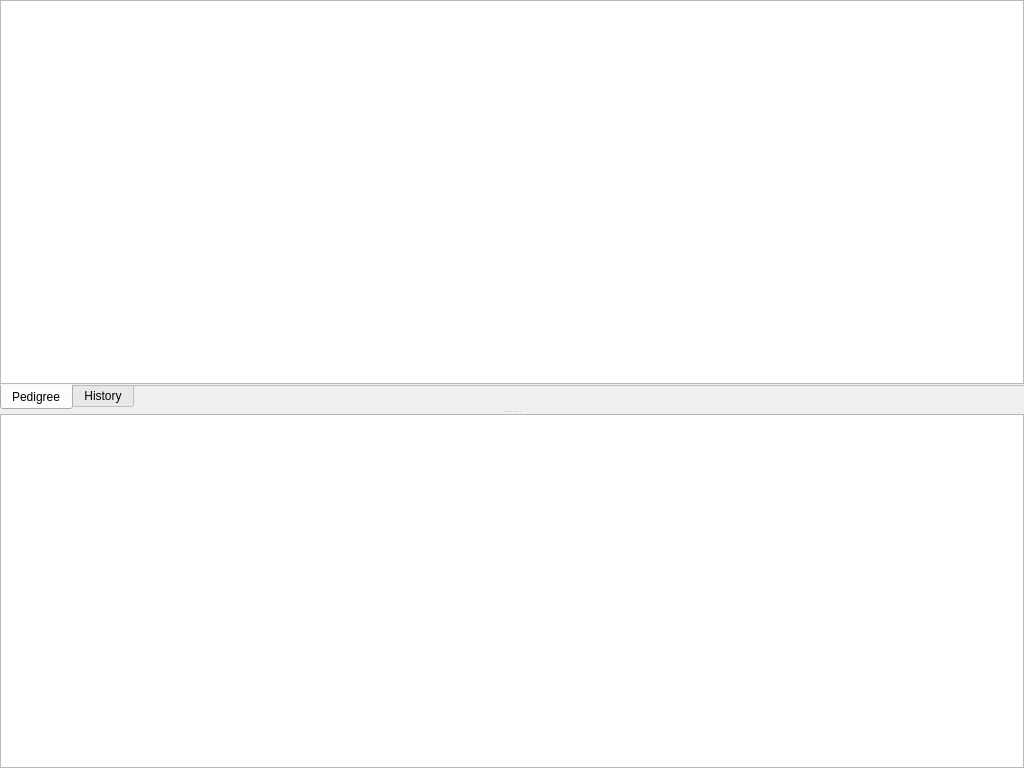
<?xml version="1.0" encoding="UTF-8"?>
<ui version="4.0">
 <class>MainWindow</class>
 <widget class="QMainWindow" name="MainWindow">
  <property name="geometry">
   <rect>
    <x>0</x>
    <y>0</y>
    <width>1024</width>
    <height>768</height>
   </rect>
  </property>
  <property name="windowTitle">
   <string>MainWindow</string>
  </property>
  <widget class="QWidget" name="centralwidget">
   <layout class="QGridLayout" name="gridLayout_3">
    <property name="margin">
     <number>0</number>
    </property>
    <item row="0" column="0">
     <widget class="QSplitter" name="splitter_2">
      <property name="orientation">
       <enum>Qt::Vertical</enum>
      </property>
      <widget class="QTabWidget" name="tabWidget">
       <property name="tabPosition">
        <enum>QTabWidget::South</enum>
       </property>
       <property name="tabShape">
        <enum>QTabWidget::Rounded</enum>
       </property>
       <property name="currentIndex">
        <number>0</number>
       </property>
       <property name="elideMode">
        <enum>Qt::ElideNone</enum>
       </property>
       <property name="documentMode">
        <bool>true</bool>
       </property>
       <widget class="QWidget" name="PedigreeTab">
        <attribute name="title">
         <string>Pedigree</string>
        </attribute>
        <layout class="QGridLayout" name="gridLayout">
         <property name="margin">
          <number>0</number>
         </property>
         <item row="0" column="0">
          <widget class="QGraphicsView" name="pedigreeView">
           <property name="verticalScrollBarPolicy">
            <enum>Qt::ScrollBarAsNeeded</enum>
           </property>
           <property name="horizontalScrollBarPolicy">
            <enum>Qt::ScrollBarAsNeeded</enum>
           </property>
           <property name="alignment">
            <set>Qt::AlignLeading|Qt::AlignLeft|Qt::AlignTop</set>
           </property>
          </widget>
         </item>
        </layout>
       </widget>
       <widget class="QWidget" name="HistoryTab">
        <attribute name="title">
         <string>History</string>
        </attribute>
        <layout class="QGridLayout" name="gridLayout_2">
         <property name="margin">
          <number>0</number>
         </property>
         <item row="0" column="0">
          <widget class="QGraphicsView" name="historyView"/>
         </item>
        </layout>
       </widget>
      </widget>
      <widget class="QSplitter" name="lowSplitter">
       <property name="orientation">
        <enum>Qt::Horizontal</enum>
       </property>
       <widget class="QGraphicsView" name="plotView"/>
      </widget>
     </widget>
    </item>
   </layout>
  </widget>
  <widget class="QMenuBar" name="menubar">
   <property name="geometry">
    <rect>
     <x>0</x>
     <y>0</y>
     <width>1024</width>
     <height>22</height>
    </rect>
   </property>
  </widget>
 </widget>
 <resources/>
 <connections/>
</ui>
